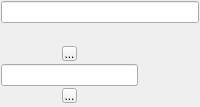
    <widget class="QFrame" name="frDEL">
     <property name="sizePolicy">
      <sizepolicy hsizetype="Minimum" vsizetype="Preferred">
       <horstretch>0</horstretch>
       <verstretch>0</verstretch>
      </sizepolicy>
     </property>
     <property name="frameShape">
      <enum>QFrame::NoFrame</enum>
     </property>
     <property name="frameShadow">
      <enum>QFrame::Sunken</enum>
     </property>
     <layout class="QGridLayout">
      <property name="margin">
       <number>1</number>
      </property>
      <property name="spacing">
       <number>0</number>
      </property>
      <item row="1" column="0">
       <spacer>
        <property name="orientation">
         <enum>Qt::Vertical</enum>
        </property>
        <property name="sizeType">
         <enum>QSizePolicy::Expanding</enum>
        </property>
        <property name="sizeHint" stdset="0">
         <size>
          <width>21</width>
          <height>21</height>
         </size>
        </property>
       </spacer>
      </item>
      <item row="2" column="0">
       <layout class="QGridLayout">
        <property name="margin">
         <number>0</number>
        </property>
        <property name="spacing">
         <number>0</number>
        </property>
        <item row="1" column="0" colspan="3">
         <widget class="QLineEdit" name="leDEL">
          <property name="sizePolicy">
           <sizepolicy hsizetype="Ignored" vsizetype="Fixed">
            <horstretch>0</horstretch>
            <verstretch>0</verstretch>
           </sizepolicy>
          </property>
          <property name="text">
           <string/>
          </property>
         </widget>
        </item>
        <item row="0" column="0">
         <spacer>
          <property name="orientation">
           <enum>Qt::Horizontal</enum>
          </property>
          <property name="sizeType">
           <enum>QSizePolicy::Minimum</enum>
          </property>
          <property name="sizeHint" stdset="0">
           <size>
            <width>1</width>
            <height>20</height>
           </size>
          </property>
         </spacer>
        </item>
        <item row="0" column="2">
         <spacer>
          <property name="orientation">
           <enum>Qt::Horizontal</enum>
          </property>
          <property name="sizeType">
           <enum>QSizePolicy::Minimum</enum>
          </property>
          <property name="sizeHint" stdset="0">
           <size>
            <width>1</width>
            <height>20</height>
           </size>
          </property>
         </spacer>
        </item>
        <item row="0" column="1">
         <widget class="QToolButton" name="tbDELup">
          <property name="minimumSize">
           <size>
            <width>15</width>
            <height>15</height>
           </size>
          </property>
          <property name="maximumSize">
           <size>
            <width>15</width>
            <height>15</height>
           </size>
          </property>
          <property name="focusPolicy">
           <enum>Qt::NoFocus</enum>
          </property>
          <property name="text">
           <string>...</string>
          </property>
          <property name="icon">
           <iconset resource="../rsc/gasman.qrc">
            <normaloff>:/images/up.png</normaloff>:/images/up.png</iconset>
          </property>
          <property name="autoRepeat">
           <bool>true</bool>
          </property>
         </widget>
        </item>
        <item row="2" column="0">
         <spacer>
          <property name="orientation">
           <enum>Qt::Horizontal</enum>
          </property>
          <property name="sizeType">
           <enum>QSizePolicy::Preferred</enum>
          </property>
          <property name="sizeHint" stdset="0">
           <size>
            <width>1</width>
            <height>20</height>
           </size>
          </property>
         </spacer>
        </item>
        <item row="2" column="1">
         <widget class="QToolButton" name="tbDELdown">
          <property name="minimumSize">
           <size>
            <width>15</width>
            <height>15</height>
           </size>
          </property>
          <property name="maximumSize">
           <size>
            <width>15</width>
            <height>15</height>
           </size>
          </property>
          <property name="focusPolicy">
           <enum>Qt::NoFocus</enum>
          </property>
          <property name="text">
           <string>...</string>
          </property>
          <property name="icon">
           <iconset resource="../rsc/gasman.qrc">
            <normaloff>:/images/down.png</normaloff>:/images/down.png</iconset>
          </property>
          <property name="autoRepeat">
           <bool>true</bool>
          </property>
         </widget>
        </item>
        <item row="2" column="2" colspan="2">
         <spacer>
          <property name="orientation">
           <enum>Qt::Horizontal</enum>
          </property>
          <property name="sizeType">
           <enum>QSizePolicy::Preferred</enum>
          </property>
          <property name="sizeHint" stdset="0">
           <size>
            <width>1</width>
            <height>20</height>
           </size>
          </property>
         </spacer>
        </item>
        <item row="0" column="3">
         <spacer>
          <property name="orientation">
           <enum>Qt::Horizontal</enum>
          </property>
          <property name="sizeType">
           <enum>QSizePolicy::Fixed</enum>
          </property>
          <property name="sizeHint" stdset="0">
           <size>
            <width>15</width>
            <height>15</height>
           </size>
          </property>
         </spacer>
        </item>
       </layout>
      </item>
      <item row="0" column="0">
       <widget class="QLineEdit" name="leHighDEL">
        <property name="sizePolicy">
         <sizepolicy hsizetype="Ignored" vsizetype="Fixed">
          <horstretch>0</horstretch>
          <verstretch>0</verstretch>
         </sizepolicy>
        </property>
        <property name="focusPolicy">
         <enum>Qt::StrongFocus</enum>
        </property>
       </widget>
      </item>
     </layout>
    </widget>
